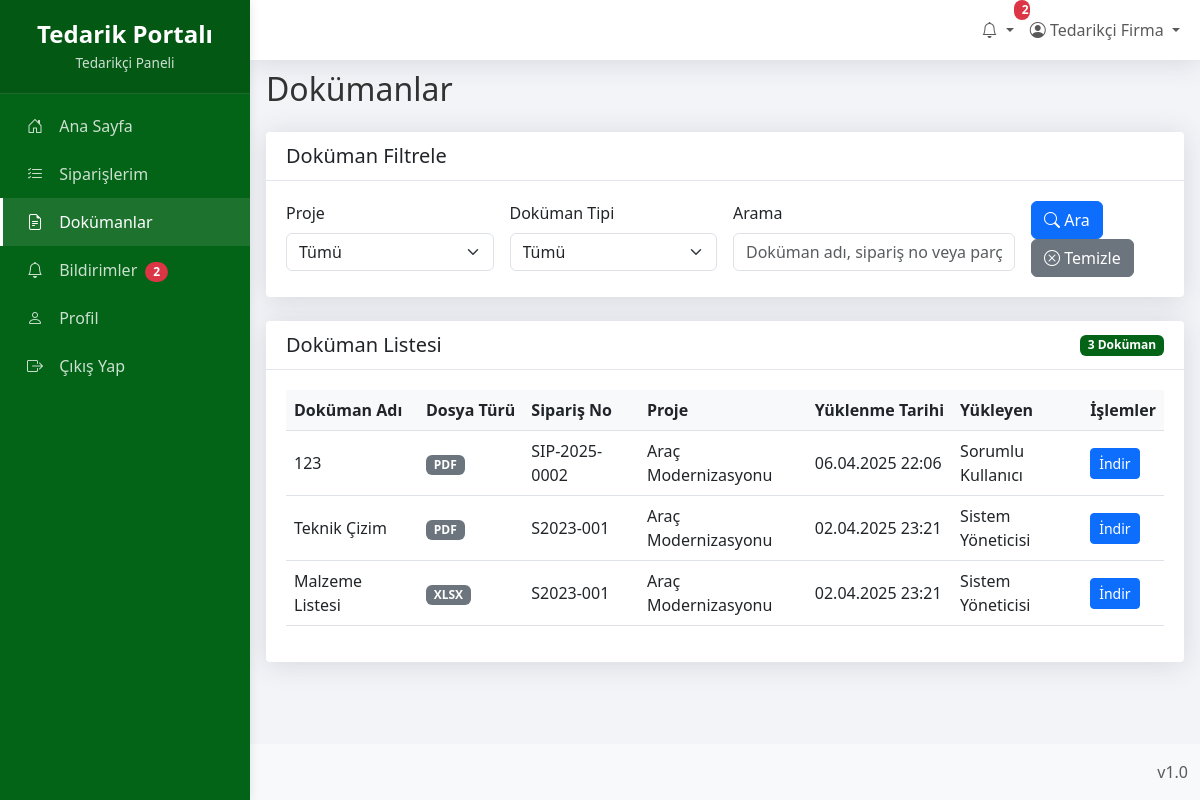
Page /tedarikci/dokumanlar.php (signed in) on the committed database.
### tables this page shows
CREATE TABLE `siparis_dokumanlari` (
  `id` int(11) NOT NULL,
  `siparis_id` int(11) NOT NULL,
  `dokuman_adi` varchar(255) NOT NULL,
  `dosya_yolu` varchar(255) NOT NULL,
  `dosya_turu` varchar(50) DEFAULT NULL,
  `dosya_boyutu` int(11) NOT NULL,
  `yukleme_tarihi` datetime DEFAULT current_timestamp(),
  `yukleyen_id` int(11) NOT NULL
);

CREATE TABLE `siparisler` (
  `id` int(11) NOT NULL,
  `siparis_no` varchar(50) NOT NULL,
  `parca_no` varchar(50) NOT NULL,
  `tanim` varchar(255) DEFAULT NULL,
  `proje_id` int(11) DEFAULT NULL,
  `tedarikci_id` int(11) DEFAULT NULL,
  `sorumlu_id` int(11) DEFAULT NULL,
  `acilis_tarihi` date NOT NULL,
  `parca_adi` varchar(255) NOT NULL,
  `teslim_tarihi` date DEFAULT NULL,
  `miktar` int(11) DEFAULT 0,
  `birim` varchar(20) DEFAULT NULL,
  `kalan_miktar` int(11) DEFAULT 0,
  `teslim_edilen_miktar` int(11) NOT NULL,
  `durum_id` int(11) NOT NULL,
  `fai` tinyint(1) DEFAULT 0,
  `paketleme` varchar(100) DEFAULT NULL,
  `satinalmaci` varchar(100) DEFAULT NULL,
  `alt_malzeme` text DEFAULT NULL,
  `tedarikci_tarihi` date DEFAULT NULL,
  `tedarikci_notu` text DEFAULT NULL,
  `onaylanan_revizyon` varchar(50) DEFAULT NULL,
  `tedarikci_parca_no` varchar(50) DEFAULT NULL,
  `vehicle_id` varchar(50) DEFAULT NULL,
  `olusturan_id` int(11) NOT NULL,
  `olusturma_tarihi` datetime DEFAULT current_timestamp(),
  `guncelleme_tarihi` datetime DEFAULT NULL ON UPDATE current_timestamp(),
  `aciklama` varchar(255) NOT NULL
);

CREATE TABLE `projeler` (
  `id` int(11) NOT NULL,
  `proje_kodu` varchar(255) NOT NULL,
  `proje_adi` varchar(255) NOT NULL,
  `proje_yoneticisi` varchar(255) DEFAULT NULL,
  `proje_aciklama` text DEFAULT NULL,
  `baslangic_tarihi` date DEFAULT NULL,
  `bitis_tarihi` date DEFAULT NULL,
  `durum` enum('Aktif','Tamamlandi','Beklemede','Iptal') NOT NULL DEFAULT 'Aktif',
  `olusturan_id` int(11) NOT NULL,
  `olusturma_tarihi` datetime DEFAULT current_timestamp(),
  `guncelleme_tarihi` datetime DEFAULT NULL ON UPDATE current_timestamp(),
  `aktif` tinyint(1) NOT NULL DEFAULT 1
);

CREATE TABLE `kullanicilar` (
  `id` int(11) NOT NULL,
  `kullanici_adi` varchar(50) NOT NULL,
  `sifre` varchar(255) NOT NULL,
  `ad_soyad` varchar(100) NOT NULL,
  `email` varchar(100) NOT NULL,
  `telefon` varchar(20) DEFAULT NULL,
  `rol` enum('Admin','Sorumlu','Tedarikci') NOT NULL DEFAULT 'Tedarikci',
  `firma_id` int(11) DEFAULT NULL,
  `aktif` tinyint(1) NOT NULL DEFAULT 1,
  `son_giris` datetime DEFAULT NULL,
  `olusturma_tarihi` datetime DEFAULT current_timestamp(),
  `guncelleme_tarihi` date NOT NULL DEFAULT current_timestamp()
);

### config.php (called while the page is built, shortened)
<?php
function guvenli($data) {
    if (is_null($data)) {
        return '';
    }
    return htmlspecialchars($data, ENT_QUOTES, 'UTF-8');
}
?>

### tedarikci/dokumanlar.php (the view, shortened to what this page needs)
<?php
require_once '../config.php';
$kullanici_id = $_SESSION['kullanici_id'];
$tedarikci_sql = "SELECT t.* FROM tedarikciler t
                 INNER JOIN kullanici_tedarikci_iliskileri kti ON t.id = kti.tedarikci_id
                 WHERE kti.kullanici_id = ?";
$tedarikci_stmt = $db->prepare($tedarikci_sql);
$tedarikci_stmt->execute([$kullanici_id]);
$tedarikci = $tedarikci_stmt->fetch(PDO::FETCH_ASSOC);
$tedarikci_id = $tedarikci['id'];
$arama = isset($_GET['arama']) ? $_GET['arama'] : '';
$dokuman_sql = "SELECT sd.*, sd.dokuman_adi AS dosya_adi, s.siparis_no, s.parca_no, p.proje_adi,
                u.ad_soyad AS yukleyen_adi
                FROM siparis_dokumanlari sd
                INNER JOIN siparisler s ON sd.siparis_id = s.id
                LEFT JOIN projeler p ON s.proje_id = p.id
                LEFT JOIN kullanicilar u ON sd.yukleyen_id = u.id
                WHERE s.tedarikci_id = ?";
$params = [$tedarikci_id];
$dokuman_sql .= " ORDER BY sd.yukleme_tarihi DESC";
$dokuman_stmt = $db->prepare($dokuman_sql);
$dokuman_stmt->execute($params);
$dokumanlar = $dokuman_stmt->fetchAll(PDO::FETCH_ASSOC);
include 'header.php';
?>
<h2 class="mb-4">Dokümanlar</h2>
<div class="card mb-4">
    <div class="card-header">
        <h5 class="card-title mb-0">Doküman Filtrele</h5>
    </div>
    <div class="card-body">
        <form method="get" class="row g-3">
            <div class="col-md-3">
                <label for="proje_id" class="form-label">Proje</label>
                <select class="form-select" id="proje_id" name="proje_id">
                    <option value="0">Tümü</option>
                </select>
            </div>
            <div class="col-md-3">
                <label for="dokuman_tipi" class="form-label">Doküman Tipi</label>
                <select class="form-select" id="dokuman_tipi" name="dokuman_tipi">
                    <option value="">Tümü</option>
                </select>
            </div>
            <div class="col-md-4">
                <label for="arama" class="form-label">Arama</label>
                <input type="text" class="form-control" id="arama" name="arama" value="<?= guvenli($arama) ?>" placeholder="Doküman adı, sipariş no veya parça no...">
            </div>
            <div class="col-md-2 d-flex align-items-end">
                <div>
                    <button type="submit" class="btn btn-primary me-2"><i class="bi bi-search"></i> Ara</button>
                    <a href="dokumanlar.php" class="btn btn-secondary"><i class="bi bi-x-circle"></i> Temizle</a>
                </div>
            </div>
        </form>
    </div>
</div>
<div class="card">
    <div class="card-header d-flex justify-content-between align-items-center">
        <h5 class="card-title mb-0">Doküman Listesi</h5>
        <span class="badge bg-primary"><?= count($dokumanlar) ?> Doküman</span>
    </div>
    <div class="card-body">
        <?php if (count($dokumanlar) > 0): ?>
        <div class="table-responsive">
            <table class="table table-hover">
                <thead>
                    <tr>
                        <th>Doküman Adı</th>
                        <th>Dosya Türü</th>
                        <th>Sipariş No</th>
                        <th>Proje</th>
                        <th>Yüklenme Tarihi</th>
                        <th>Yükleyen</th>
                        <th>İşlemler</th>
                    </tr>
                </thead>
                <tbody>
                    <?php foreach ($dokumanlar as $dokuman): ?>
                    <tr>
                        <td><?= guvenli($dokuman['dokuman_adi']) ?></td>
                        <td>
                            <span class="badge bg-secondary">
                                <?= guvenli($dokuman['dosya_turu'] ?? 'Bilinmiyor') ?>
                            </span>
                        </td>
                        <td><?= guvenli($dokuman['siparis_no']) ?></td>
                        <td><?= guvenli($dokuman['proje_adi']) ?></td>
                        <td><?= date('d.m.Y H:i', strtotime($dokuman['yukleme_tarihi'])) ?></td>
                        <td><?= guvenli($dokuman['yukleyen_adi']) ?></td>
                        <td>
                            <?php if (isset($dokuman['dosya_adi']) && !empty($dokuman['dosya_adi'])): ?>
                                <a href="../dosyalar/<?= guvenli($dokuman['dosya_adi']) ?>" class="btn btn-sm btn-primary" target="_blank">İndir</a>
                            <?php else: ?>
                                <span class="badge bg-warning">Dosya Yok</span>
                            <?php endif; ?>
                        </td>
                    </tr>
                    <?php endforeach; ?>
                </tbody>
            </table>
        </div>
        <?php else: ?>
        <div class="alert alert-info">
            <i class="bi bi-info-circle me-2"></i> Doküman bulunamadı.
        </div>
        <?php endif; ?>
    </div>
</div>
<?php
include 'footer.php';
?>

### assets/css/panel.css (style rules this page uses)
:root { --primary-color: #1a3a5f; --secondary-color: #36404a; --accent-color: #507093; --light-color: #f2f4f8; --text-color: #333; --border-color: #d8dbe0; --success-color: #3c6a56; --warning-color: #a17d32; --danger-color: #8c3a3a; --info-color: #3a5a7c; --sidebar-width: 250px; }
html, body { height: 100%; margin: 0; padding: 0; overflow-x: hidden; }
body { background-color: var(--light-color); color: var(--text-color); font-family: 'Segoe UI', Arial, sans-serif; position: relative; min-height: 100vh; display: flex; flex-direction: column; }
.card { border: none; margin-bottom: 1.5rem; border-radius: 0.25rem; box-shadow: 0 0.125rem 0.25rem rgba(0, 0, 0, 0.075); }
.card-header { padding: 0.75rem 1.25rem; background-color: #fff; border-bottom: 1px solid var(--border-color); font-weight: 600; }
.card-body { padding: 1.25rem; }
.table th { font-weight: 600; border-top: none; background-color: #f8f9fa; white-space: nowrap; }
.table td { vertical-align: middle; }
.table-responsive { overflow-x: auto; }

### rows in the picture
siparis_dokumanlari: dokuman_adi "123", dosya_turu "PDF", siparis.siparis_no "SIP-2025-0002", projeler.proje_adi "Araç Modernizasyonu", yukleme_tarihi "06.04.2025 22:06", yukleyen.ad_soyad "Sorumlu Kullanıcı"
siparis_dokumanlari: dokuman_adi "Teknik Çizim", dosya_turu "PDF", siparis.siparis_no "S2023-001", projeler.proje_adi "Araç Modernizasyonu", yukleme_tarihi "02.04.2025 23:21", yukleyen.ad_soyad "Sistem Yöneticisi"
siparis_dokumanlari: dokuman_adi "Malzeme Listesi", dosya_turu "XLSX", siparis.siparis_no "S2023-001", projeler.proje_adi "Araç Modernizasyonu", yukleme_tarihi "02.04.2025 23:21", yukleyen.ad_soyad "Sistem Yöneticisi"

### other values in the picture
$okunmamis_bildirim_sayisi "2"
guvenli($_SESSION['ad_soyad']) "Tedarikçi Firma"
count($dokumanlar) "3"
